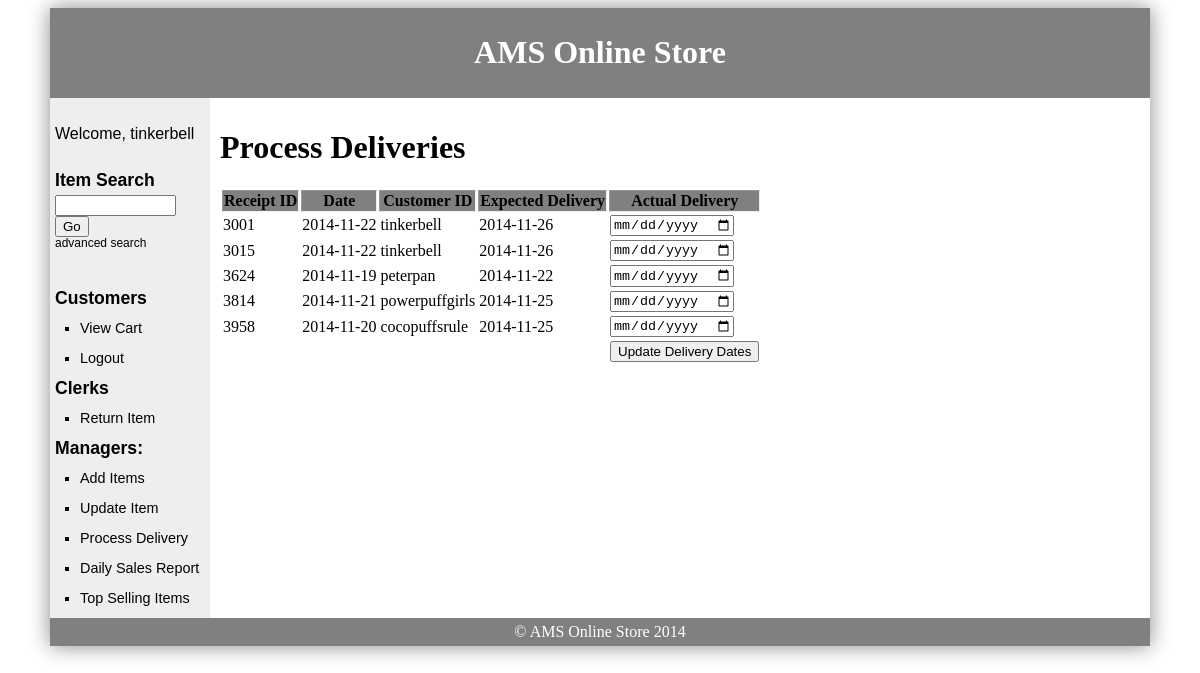
Screenshot of /?page=process_delivery (signed in) with the database file from the repository.
### tables this page shows
create table purchase
	(p_receiptId int not null AUTO_INCREMENT,  
	p_date DATETIME not null,
	p_cid varchar(20) not null,
	cardNo char(16) not null,
	expiryDate DATE not null,
    expectedDate DATE not null,
    deliveredDate DATE null,
    PRIMARY KEY (p_receiptID),
    FOREIGN KEY (p_cid) REFERENCES customer(cid)
    );

### views/manager/process_delivery.php (the view, shortened to what this page needs)
<?php
function renderProcessDeliveries(){
	global $connection;
	global $notice_stack;
	global $error_stack;
	$results = $connection->query("SELECT * FROM purchase WHERE deliveredDate IS NULL");
 	if(!$results){
	 	array_push($error_stack, $connection->error);
 	}else if($results->num_rows == 0){
	 	array_push($notice_stack, 'No orders needing delivery dates were found.');
 	}else{
 		print '<h1>Process Deliveries</h1>';
 		renderProcessDeliveryPrefix();
	 	$i = 0;
		while($row = $results->fetch_assoc()) {
		    print '<tr>';
			    print '<td>'.$row["p_receiptId"].'</td>';
			    print '<td>'.date('Y-m-d', strtotime($row["p_date"])).'</td>';
			    print '<td>'.$row["p_cid"].'</td>';
			    print '<td>'.date('Y-m-d', strtotime($row["expectedDate"])).'</td>';
			    print '<td><input type="date" name="updates['.$i.'][date]" class="dynamic_datepicker"></td>';
		    print '</tr>';
		    $i++;
		}
		print'<tr><td colspan=4></td>
		 		  <td><input type=submit value="Update Delivery Dates"></td>
		      </tr>';
	 	renderProcessDeliveryPostfix();
	}
 }
 function renderProcessDeliveryPostfix(){
	 print '</form>
	 		</table>';
 }
 function renderProcessDeliveryPrefix(){
	 print '<table border="1">
				 <tr>
					 <th>Receipt ID</th>
					 <th>Date</th>
					 <th>Customer ID</th>
					 <th>Expected Delivery</th>
					 <th>Actual Delivery</th>
				 </tr>
				 <form method="post">
				 <input type=hidden name="updateDeliveryDates" value="SUBMIT">';
 }
  renderProcessDeliveries();
 ?>

### etc/dynamic_content_display.php (shortened to what this page needs)
 <?php
function getContent(){
	if(isset($_GET['page']) && isset($_SESSION['user_id'])){
		  switch ($_GET['page']) {
		  case "process_delivery":
		    include('views/manager/process_delivery.php');
		    break;
		}
	}else if(!isset($_SESSION['user_id']) && isset($_GET['page']) && $_GET['page'] == 'user_reg'){
		include('views/customer/customer_reg.php');
	}else if(isset($_SESSION['user_id'])){
		include('views/default.php');
	}else{
		include('views/login.php');
	}
}
?>

### index.php (shortened to what this page needs)
<?php
include_once('etc/dynamic_content_display.php');
getContent();
$content = ob_get_contents();
?>
<html>
	<head>
		<link rel="stylesheet" href="js/jquery-ui-1.11.2/jquery-ui.min.css"  type="text/css" >
	    <link href="css/default.css" rel="stylesheet" type="text/css">
	</head>
	<body>
		<div id="container">
		<div id="header">
		<h1>AMS Online Store</h1>
		</div>
		<div id="nav">
			<?php
			if(isset($_SESSION['user_id'])){
			?>
				<p>Welcome, <?php print $_SESSION['user_id']; ?></p>
			<?php } ?>
			<h2>Item Search</h2>
			<form name="item_search" method="post" action="?page=advanced_search">
			<input name="quick_search" type="search" size="12">
			<input type="submit" value="Go">
			</form>
			<a id="advanced_search" href="?page=advanced_search">advanced search</a>
		<?php
		if(isset($_SESSION['user_id'])){
			?>
				<h2>Customers</h2>
				<ul>
				<li><a href="?page=view_cart">View Cart</a></li>
				<li><a href="?logout=true">Logout</a></li>
				</ul>
				<h2>Clerks</h2>
				<ul>
				<li><a href="?page=return">Return Item</a></li>
				</ul>
				<h2>Managers:</h2>
				<ul>
				<li><a href="?page=add_items">Add Items</a></li>
				<li><a href="?page=update_stock">Update Item</a></li>
				<li><a href="?page=process_delivery">Process Delivery</a></li>
				<li><a href="?page=sales_report">Daily Sales Report</a></li>
				<li><a href="?page=top_selling_items">Top Selling Items</a></li>
				</ul>
			<?php
		}
		?>
		</div>
		<div id="content">
					<?php
						echo $content; ?>
		</div>
		<div id="footer">
			&copy; AMS Online Store 2014
		</div>
		</div>
	</body>
</html>

### css/default.css (style rules this page uses)
table, table td { border:0px; }
table th { background-color: grey; }
#advanced_search { font-size: 12px; position: relative; top:-25px; color:blue; text-decoration: underline; }
h2 { font-size: 1.1em; padding:0px; margin:0px; }
#container { width: 1100px; margin-left: auto; margin-right: auto; box-shadow: 0px 0px 20px #888888; }
#header { background-color:grey; color:white; text-align:center; padding:5px; }
#nav { font-family: Arial, Helvetica, sans-serif; line-height:30px; background-color:#eeeeee; height:auto; width:150px; float:left; padding:5px; }
#nav a { text-decoration: none; color:black; }
#nav ul { list-style-type: square; margin: 0; padding: 0; padding-left:25px; font-size: 0.9em; }
#content { width:auto; float:left; padding:10px; display: inline-block; }
#content table { max-width:920px; }
#footer { background-color:grey; color:white; clear:both; text-align:center; padding:5px; }

### rows the page displays
purchase: p_receiptId "3001", p_date "2014-11-22", p_cid "tinkerbell", expectedDate "2014-11-26"
purchase: p_receiptId "3015", p_date "2014-11-22", p_cid "tinkerbell", expectedDate "2014-11-26"
purchase: p_receiptId "3624", p_date "2014-11-19", p_cid "peterpan", expectedDate "2014-11-22"
purchase: p_receiptId "3814", p_date "2014-11-21", p_cid "powerpuffgirls", expectedDate "2014-11-25"
purchase: p_receiptId "3958", p_date "2014-11-20", p_cid "cocopuffsrule", expectedDate "2014-11-25"

### other values shown
$_SESSION['user_id'] "tinkerbell"
